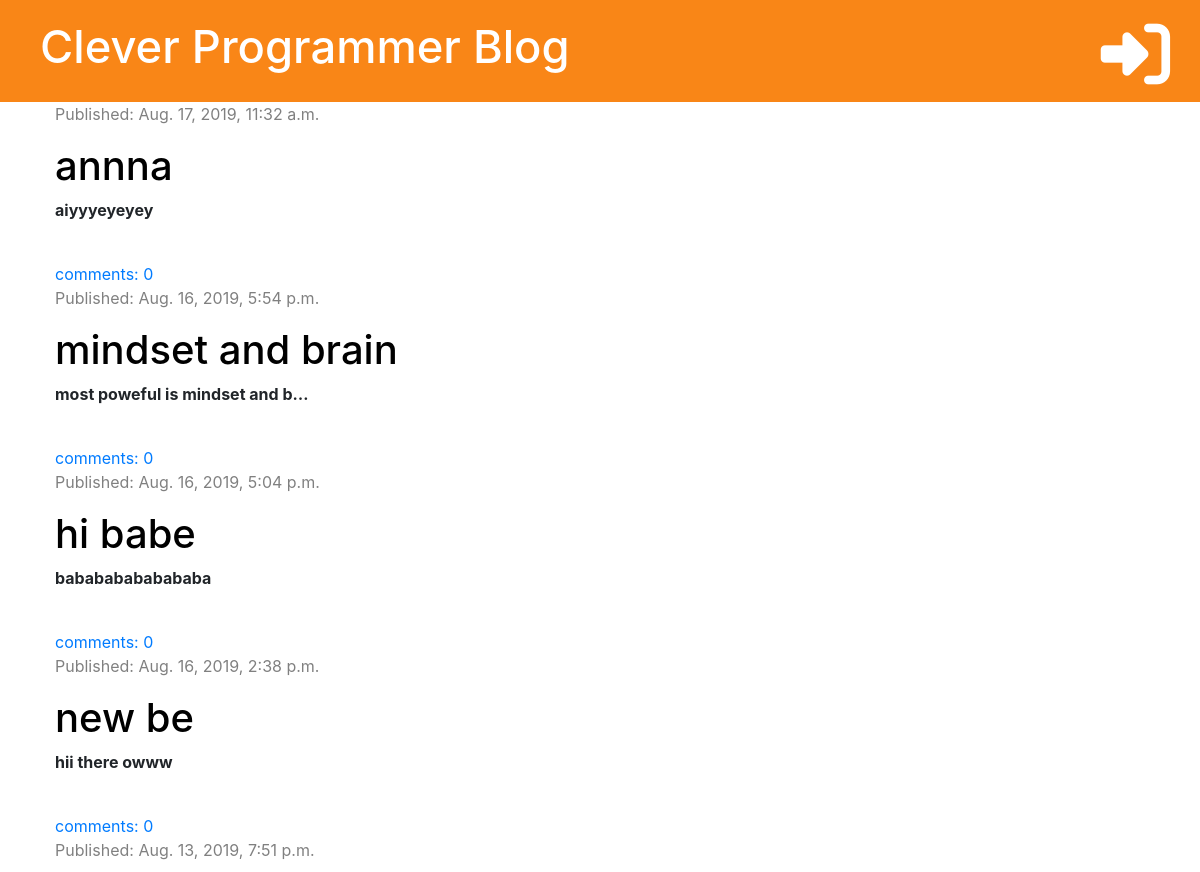
The app's page / (upper part), older data.
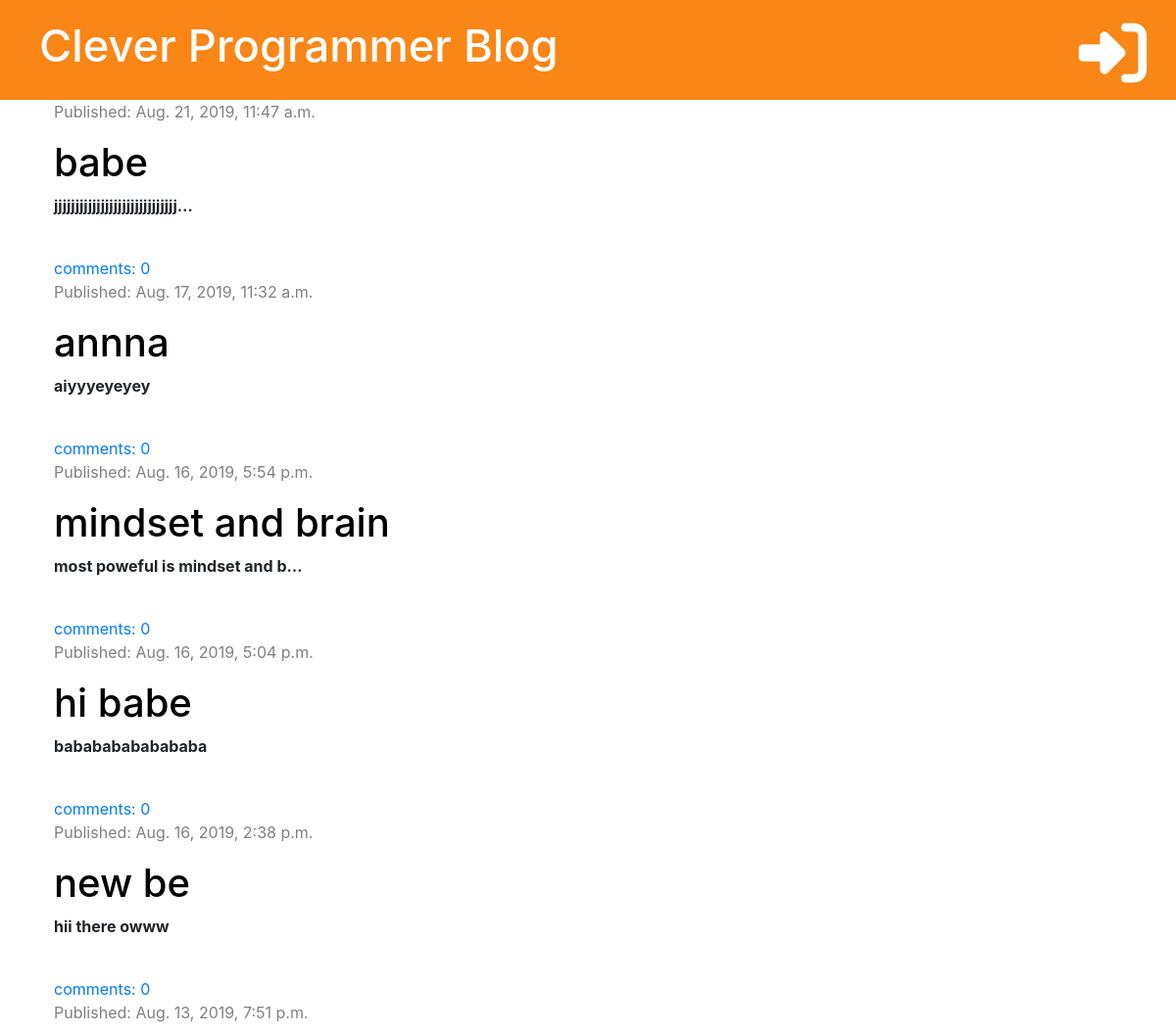
The same page, newer data.
### bloge/models.py (models this page shows, shortened)
class Post(models.Model):
    author = models.ForeignKey("auth.User", on_delete=models.CASCADE)
    title = models.CharField(max_length=200)
    text = models.TextField()
    created_date = models.DateTimeField(default=timezone.now)
    published_date = models.DateTimeField(blank=True, null=True)
    def approved_comment(self):
        return self.comments.filter(approved=True)

### bloge/views.py (the view)
# urls.py: path('', views.post_list, name='post_list'),
def post_list(request):
    posts = Post.objects.filter(published_date__lte=timezone.now()).order_by('-published_date')
    stuff_for_frontend = {'posts': posts}
    return render(request, 'bloge/post_list.html', stuff_for_frontend)

### bloge/templates/bloge/post_list.html (shortened to what this page needs)
{% extends 'bloge/base.html' %}
{% block content %}
        {% for post in posts %}
            <div class="post">
              <div class="date">
                <p>Published: {{ post.published_date }}</p>
              </div>
              <h1><a href="{% url 'post_detail' pk=post.pk %}">{{ post.title }}</a></h1>
              <p><b>{{ post.text|truncatechars:30 }}</b></p><br>
              <a href="{% url 'post_detail' pk=post.pk %}">comments: {{ post.approved_comment.count }}</a>
            </div>
        {% endfor %}
{% endblock %}

Row changes from the older to the newer data that the page shows:
now on this page (row edited): Post: published_date "Aug. 21, 2019, 11:47 a.m.", title "babe", text "jjjjjjjjjjjjjjjjjjjjjjjjjjjjj…", approved_comment.count "0"
